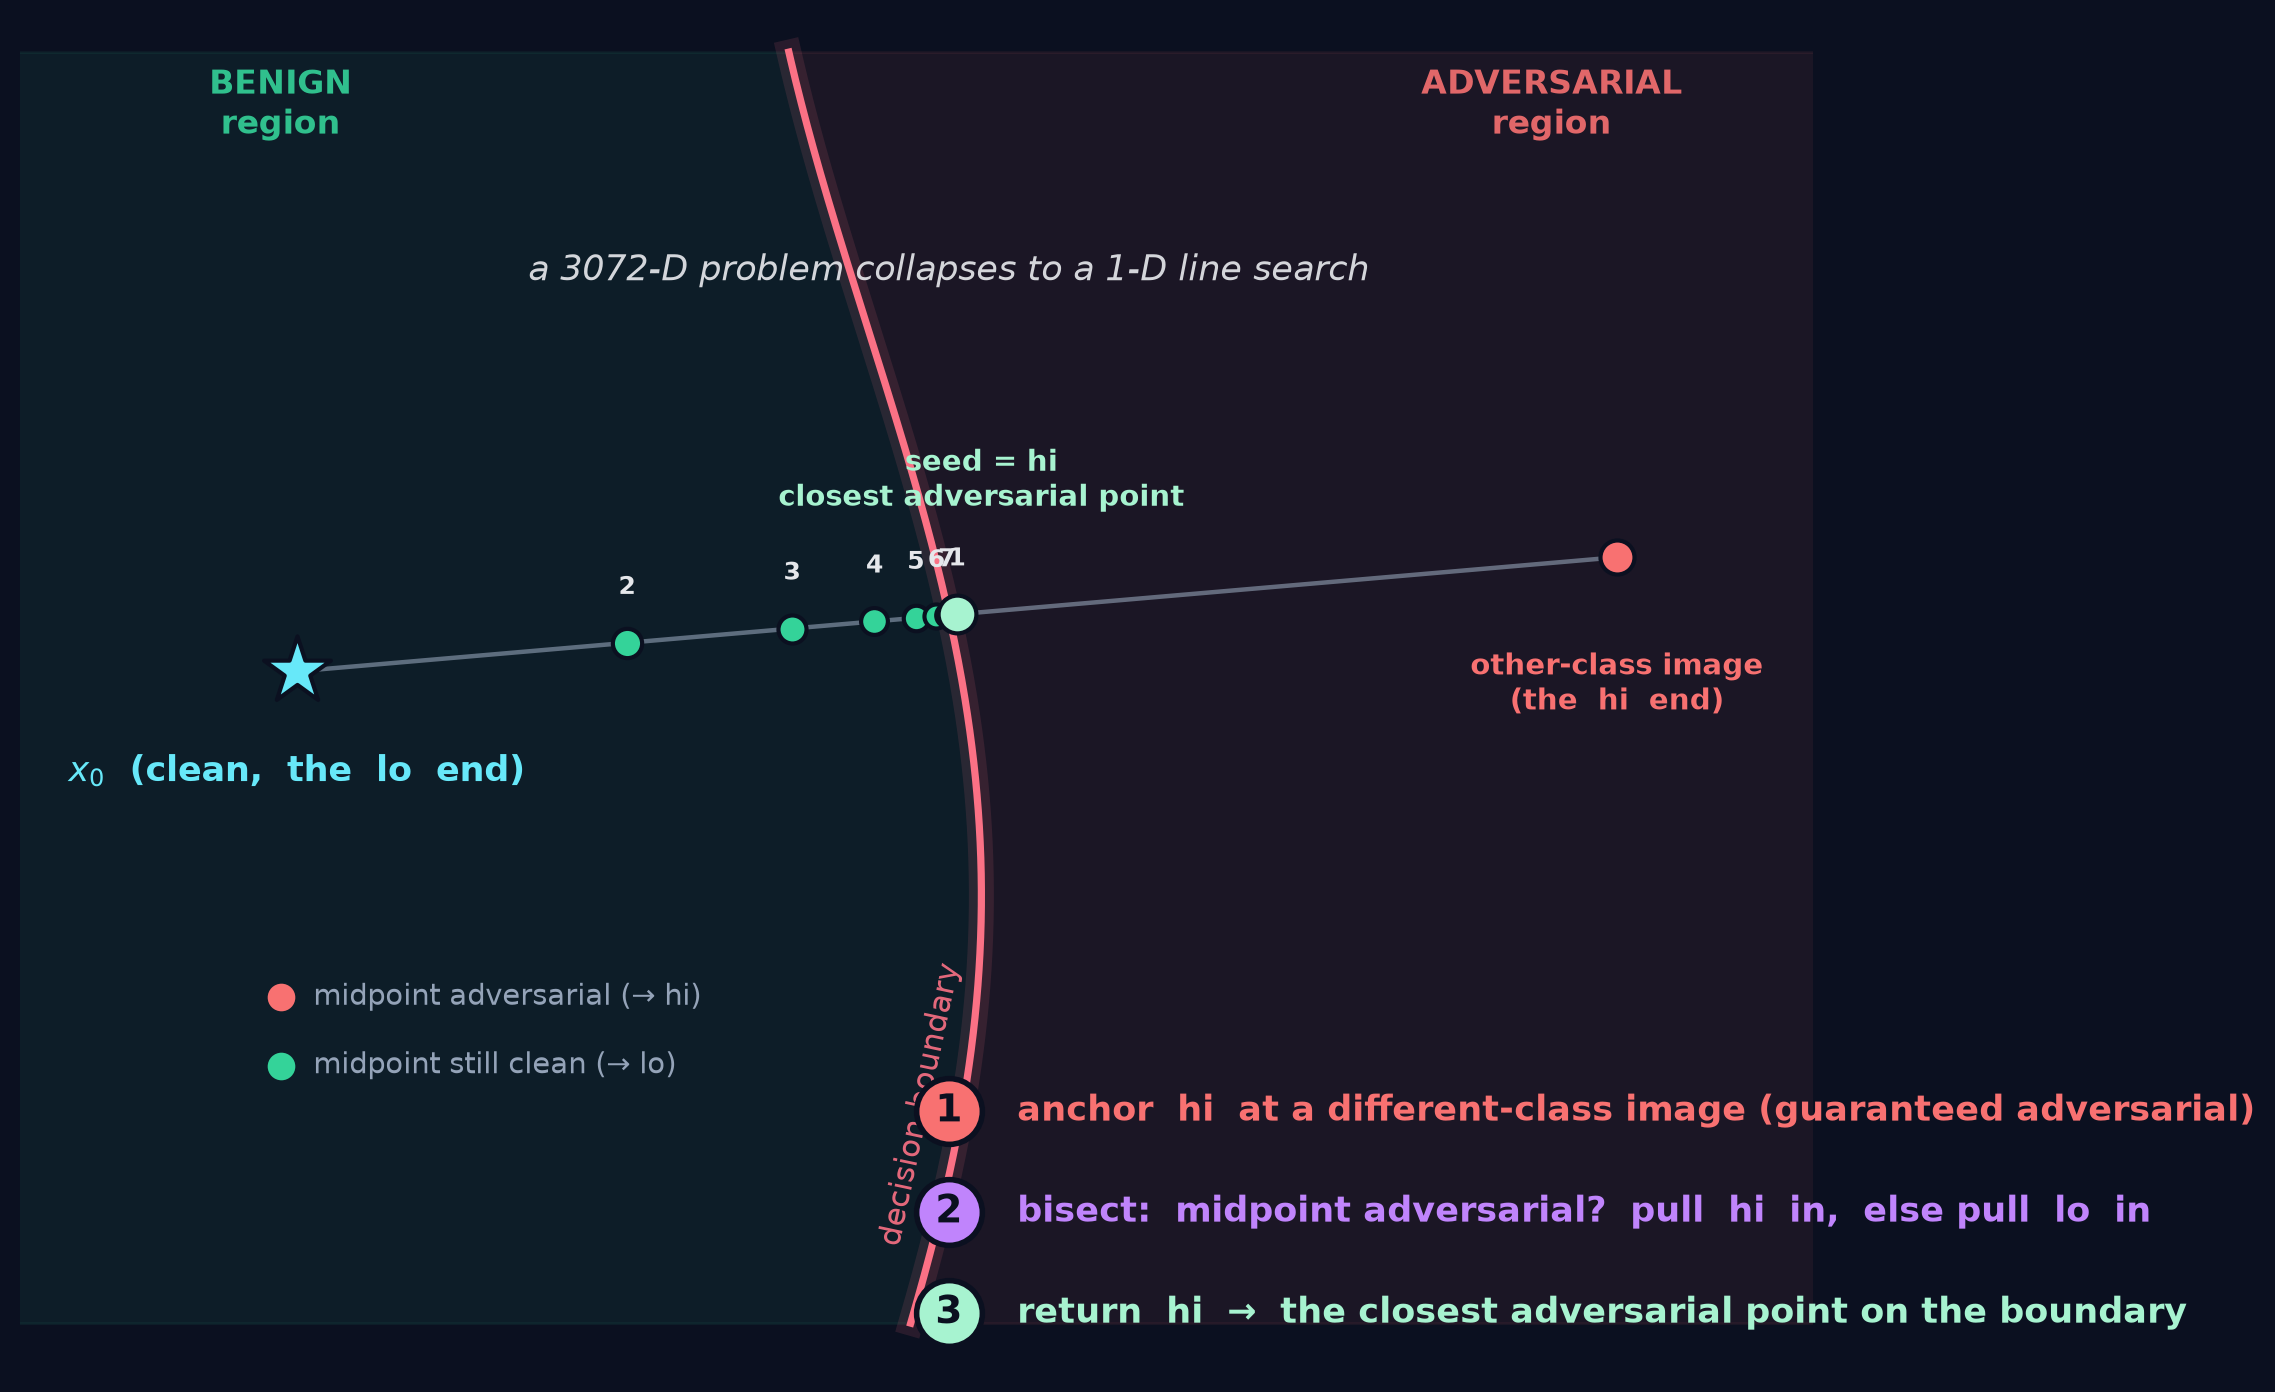

Here is the Python script that generated this plot:
"""Slide 7 - Finding the Initial Seed: Binary Search.
Bisect the line between the clean image x0 and a different-class image x_other to land on the boundary."""
import numpy as np
from style import (canvas, finish, save, arrow, dot, star, label, badges, legend_dots,
                   boundary_scene, INK, MUTE, BENIGN, ADV, VIOLET, STAR, MINT)

fig, ax = canvas()
fb = boundary_scene(ax, name_xy=(5.05, 0.7))

x0 = np.array([1.5, 4.2])
x_oth = np.array([9.6, 4.9])
is_adv = lambda p: p[0] > fb(p[1])

# the search line
ax.plot([x0[0], x_oth[0]], [x0[1], x_oth[1]], color=MUTE, lw=1.6, alpha=.6, zorder=2)

# real bisection -- lo starts at the CLEAN image, hi at the OTHER-CLASS image; we return hi
lo, hi, mids = x0.copy(), x_oth.copy(), []
for _ in range(7):
    m = 0.5 * (lo + hi); mids.append(m.copy())
    if is_adv(m): hi = m         # adversarial midpoint -> shrink the bracket from the adversarial side
    else: lo = m
seed = hi                        # the returned seed is the ADVERSARIAL endpoint (closest adversarial point)

for i, m in enumerate(mids):
    c = ADV if is_adv(m) else BENIGN
    dot(ax, m, c, s=120 - i * 9, z=5)
    label(ax, m, str(i + 1), INK, fs=9, dy=0.34)

star(ax, x0); label(ax, x0, r"$x_0$  (clean,  the  lo  end)", STAR, dy=-0.62)
dot(ax, x_oth, ADV, s=150); label(ax, x_oth, "other-class image\n(the  hi  end)", ADV, fs=10.5, dy=-0.78)
dot(ax, seed, MINT, s=185)
label(ax, seed, "seed = hi\nclosest adversarial point", MINT, fs=10.5, dx=0.15, dy=0.82)

ax.text(5.5, 6.6, "a 3072-D problem collapses to a 1-D line search",
        color=INK, fontsize=12.5, ha="center", style="italic", alpha=.92)
badges(ax, [(1, r"anchor  hi  at a different-class image (guaranteed adversarial)", ADV),
            (2, r"bisect:  midpoint adversarial?  pull  hi  in,  else pull  lo  in", VIOLET),
            (3, r"return  hi  →  the closest adversarial point on the boundary", MINT)], 5.5, 1.5)
legend_dots(ax, [(ADV, "midpoint adversarial (→ hi)"), (BENIGN, "midpoint still clean (→ lo)")], 1.4, 2.2)

finish(ax, (-0.2, 10.8), (-0.1, 8.2))
save(fig, "07_binary_search")
